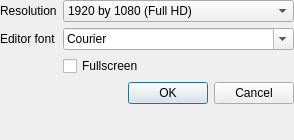
<?xml version="1.0" encoding="UTF-8"?>
<ui version="4.0">
 <class>pre_game_options</class>
 <widget class="QDialog" name="pre_game_options">
  <property name="windowModality">
   <enum>Qt::WindowModal</enum>
  </property>
  <property name="geometry">
   <rect>
    <x>0</x>
    <y>0</y>
    <width>294</width>
    <height>140</height>
   </rect>
  </property>
  <property name="windowTitle">
   <string>Dialog</string>
  </property>
  <widget class="QWidget" name="formLayoutWidget_3">
   <property name="geometry">
    <rect>
     <x>0</x>
     <y>0</y>
     <width>294</width>
     <height>141</height>
    </rect>
   </property>
   <layout class="QFormLayout" name="formLayout_4">
    <item row="0" column="0">
     <widget class="QLabel" name="resolution_label">
      <property name="text">
       <string>Resolution</string>
      </property>
     </widget>
    </item>
    <item row="0" column="1">
     <widget class="QComboBox" name="resolution">
      <property name="insertPolicy">
       <enum>QComboBox::InsertAtBottom</enum>
      </property>
      <property name="sizeAdjustPolicy">
       <enum>QComboBox::AdjustToContentsOnFirstShow</enum>
      </property>
      <item>
       <property name="text">
        <string>1920 by 1080 (Full HD)</string>
       </property>
      </item>
      <item>
       <property name="text">
        <string>1280 by 720 (HD)</string>
       </property>
      </item>
     </widget>
    </item>
    <item row="2" column="1">
     <widget class="QCheckBox" name="is_fullscreen">
      <property name="text">
       <string>Fullscreen</string>
      </property>
     </widget>
    </item>
    <item row="1" column="0">
     <widget class="QLabel" name="font_label">
      <property name="text">
       <string>Editor font</string>
      </property>
     </widget>
    </item>
    <item row="1" column="1">
     <widget class="QFontComboBox" name="font">
      <property name="writingSystem">
       <enum>QFontDatabase::Latin</enum>
      </property>
      <property name="fontFilters">
       <set>QFontComboBox::MonospacedFonts</set>
      </property>
     </widget>
    </item>
    <item row="3" column="1">
     <widget class="QDialogButtonBox" name="finish_buttons">
      <property name="orientation">
       <enum>Qt::Horizontal</enum>
      </property>
      <property name="standardButtons">
       <set>QDialogButtonBox::Cancel|QDialogButtonBox::Ok</set>
      </property>
     </widget>
    </item>
   </layout>
  </widget>
 </widget>
 <resources/>
 <connections>
  <connection>
   <sender>finish_buttons</sender>
   <signal>accepted()</signal>
   <receiver>pre_game_options</receiver>
   <slot>accept()</slot>
   <hints>
    <hint type="sourcelabel">
     <x>248</x>
     <y>254</y>
    </hint>
    <hint type="destinationlabel">
     <x>157</x>
     <y>274</y>
    </hint>
   </hints>
  </connection>
  <connection>
   <sender>finish_buttons</sender>
   <signal>rejected()</signal>
   <receiver>pre_game_options</receiver>
   <slot>reject()</slot>
   <hints>
    <hint type="sourcelabel">
     <x>316</x>
     <y>260</y>
    </hint>
    <hint type="destinationlabel">
     <x>286</x>
     <y>274</y>
    </hint>
   </hints>
  </connection>
 </connections>
</ui>
